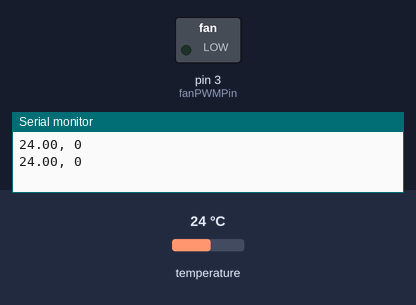
The sketch below on a simulated Arduino Uno, built with avr-gcc and run on an emulated ATmega328P. Shown: switched loads named in the sketch (green lamp = pin HIGH), the last lines printed to the serial monitor. The inputs (shaded band) are chosen by the test bench; at power-on: temperature 24 °C.

Above: at 3.3 s.
3.4 s: temperature set to 33 °C
At 4.8 s:
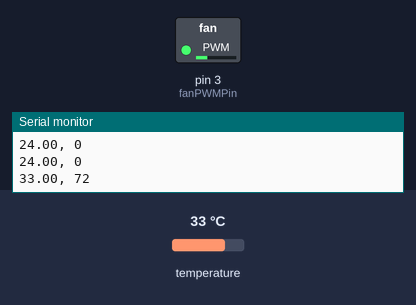
5.9 s: temperature set to 41 °C
At 7.3 s:
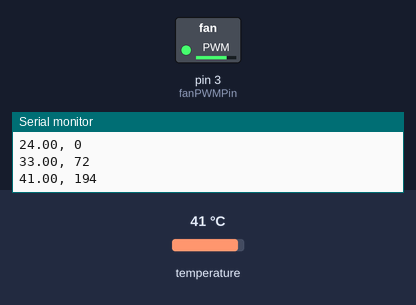
Timing chart, 0 to 8.9 s (numbered marks = the images above; inputs shaded):
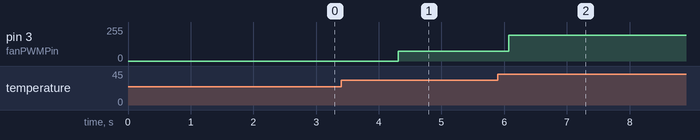

The sketch:

fancontrol.ino
```cpp
#include <OneWire.h>
#include <DallasTemperature.h>
#include "Config.h"

OneWire ow(tempSensorPin);
DallasTemperature tempSensors(&ow);
byte fanPWM = 255;

void setup() {
  Serial.begin(9600);
  tempSensors.begin();
}

void loop() {
  /* Get temperature: */
  tempSensors.requestTemperatures();
  float temp = tempSensors.getTempCByIndex(0);

  /* Calculate target fan PWM value: */
  byte targetPWM = 0;
  if (temp < errTemp) {
    /* Error. */
    targetPWM = maxPWM;
  } else if (temp < minTemp) {
    /* Below the minimum temperature. */
    targetPWM = 0;
  } else if (temp > maxTemp) {
    /* Above the maximum temperature. */
    targetPWM = maxPWM;
  } else {
    /* Somewhere in between. */
    targetPWM = round((temp - minTemp) * (maxPWM - minPWM) / (maxTemp - minTemp) + minPWM);
  }

  /* Approach target PWM: */
  if (targetPWM < fanPWM) {
    /* Current PWM value is higher than our target. */
    if ((fanPWM - targetPWM) > minPWMFastApproach) {
      /* The difference is high, directly go to target. */
      fanPWM = targetPWM;
    } else {
      /* The difference is low, slowly approach it. */
      fanPWM -= maxPWMChange;
    }
  } else if (targetPWM > fanPWM) {
    /* Current PWM value is lower than our target. */
    if ((targetPWM - fanPWM) > minPWMFastApproach) {
      /* The difference is high, directly go to target. */
      fanPWM = targetPWM;
    } else {
      /* The difference is low, slowly approach it. */
      fanPWM += maxPWMChange;
    }
  }

  /* Set fan PWM: */
  analogWrite(fanPWMPin, fanPWM);

  /* Send debug message: */
  Serial.print(temp);
  Serial.print(F(", "));
  Serial.println(fanPWM);

  /* Wait a moment: */
  delay(interval);
}
```

Config.h
```cpp
#pragma once

/* Temperature at which the fan should start running (°C): */
const float minTemp = 30;

/* Temperature at which the fan should reach maximum speed (°C): */
const float maxTemp = 45;

/* Temperature below which we assume an error occured, ignore
   the temperature and enable the fan at full speed (°C): */
const float errTemp = 10;

/* Minimum PWM value: */
const byte minPWM = 26;

/* Maximum PWM value: */
const byte maxPWM = 255;

/* Maximum fan PWM change per interval for slow approach: */
const byte maxPWMChange = 1;

/* Minimum fan PWM difference for fast approach: */
const byte minPWMFastApproach = 20;

/* Interval between temperature checks (ms): */
const long interval = 1000;

/* Temperature sensor pin: */
const byte tempSensorPin = A4;

/* Fan PWM pin: */
const byte fanPWMPin = 3;
```

Measured:
- after the input at 3.4 s, pin 3 (fanPWMPin): 0/255 → 72/255 after 0.91 s
- after the input at 5.9 s, pin 3 (fanPWMPin): 72/255 → 194/255 after 0.17 s
